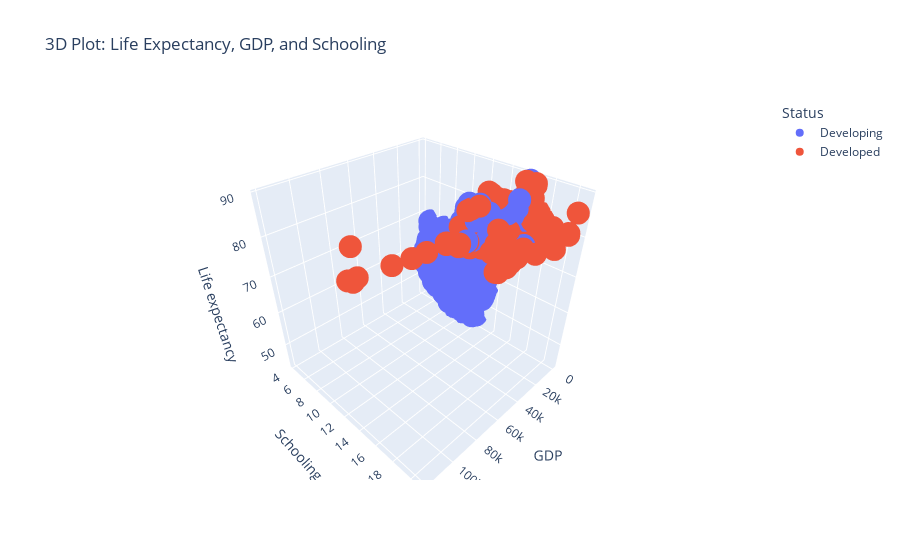

Notebook source saved alongside this figure:
### Markdown cell above
Developed vs. Developing Gap:

Developed nations: ~15–20 years of schooling (tertiary education prevalent).

Developing nations: ~5–10 years (often only primary/secondary completion).

Policy Implications:

Developing countries should prioritize:

Free secondary education programs

Teacher training & infrastructure

Developed countries should focus on:

Vocational/technical education quality

Lifelong learning opportunities

Health & Economic Impact:

Each additional year of schooling correlates with:

+10% lifetime earnings.

−5% child mortality

### Code cell
import plotly.express as px
fig = px.scatter_3d(
    df, x='GDP', y='Schooling', z='Life expectancy',
    color='Status', hover_name='Country',
    title='3D Plot: Life Expectancy, GDP, and Schooling'
)
fig.show()

### Figure 1 — Plotly figure (JSON) as saved in the notebook; plotly's stock layout.template omitted (floating-point values rounded to 4 significant figures; data arrays with more than 128 entries replaced by an {"elided": "..."} marker saying what was removed)
{"data": [{"hovertemplate": "<b>%{hovertext}</b><br><br>Status=Developing<br>GDP=%{x}<br>Schooling=%{y}<br>Life expectancy=%{z}<extra></extra>", "hovertext": {"elided": "1407 str values"}, "legendgroup": "Developing", "marker": {"color": "#636efa", "symbol": "circle"}, "mode": "markers", "name": "Developing", "scene": "scene", "showlegend": true, "type": "scatter3d", "x": {"elided": "1407 float values"}, "y": {"elided": "1407 float values"}, "z": {"elided": "1407 float values"}}, {"hovertemplate": "<b>%{hovertext}</b><br><br>Status=Developed<br>GDP=%{x}<br>Schooling=%{y}<br>Life expectancy=%{z}<extra></extra>", "hovertext": {"elided": "242 str values"}, "legendgroup": "Developed", "marker": {"color": "#EF553B", "symbol": "circle"}, "mode": "markers", "name": "Developed", "scene": "scene", "showlegend": true, "type": "scatter3d", "x": {"elided": "242 float values"}, "y": {"elided": "242 float values"}, "z": {"elided": "242 float values"}}], "layout": {"legend": {"title": {"text": "Status"}, "tracegroupgap": 0}, "scene": {"domain": {"x": [0, 1], "y": [0, 1]}, "xaxis": {"title": {"text": "GDP"}}, "yaxis": {"title": {"text": "Schooling"}}, "zaxis": {"title": {"text": "Life expectancy"}}}, "title": {"text": "3D Plot: Life Expectancy, GDP, and Schooling"}}}
